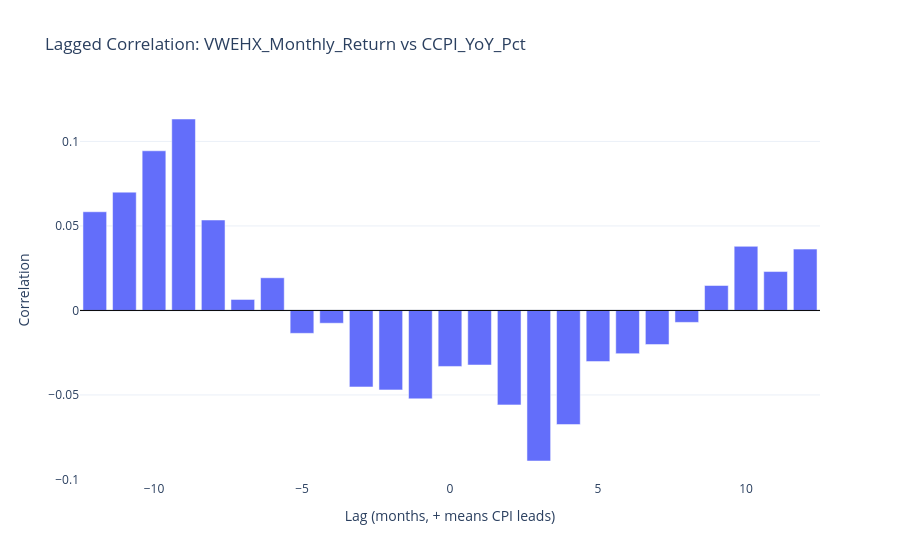
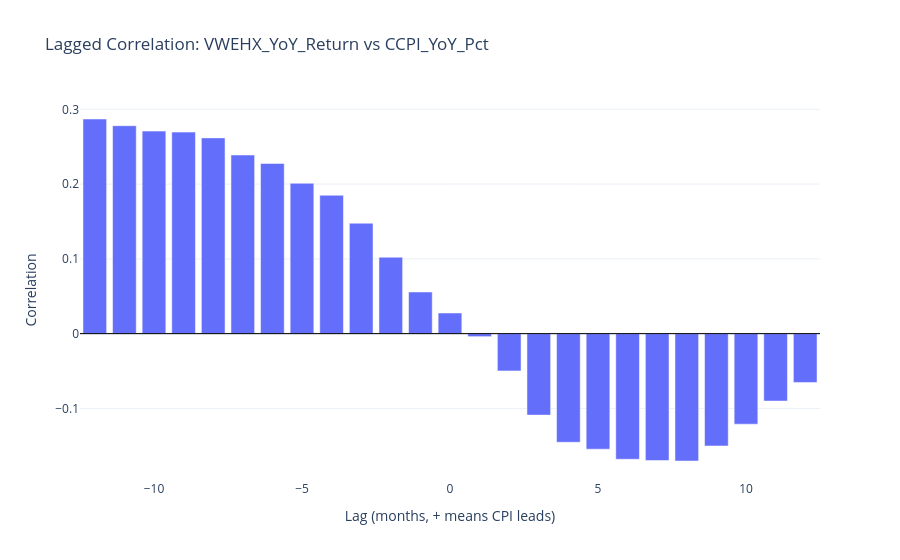
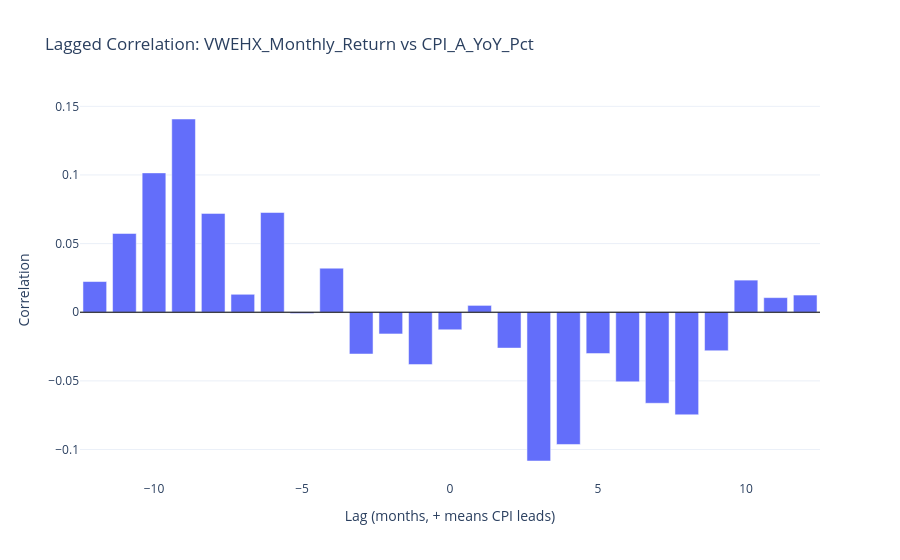
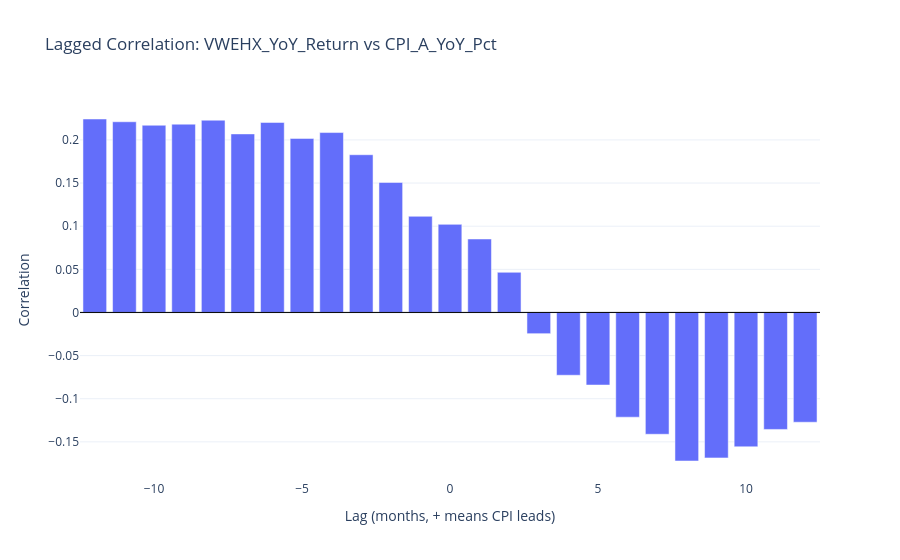

These figures' notebook cell, in order:
### Markdown cell above
## 8) Lead-lag analysis

Positive lag means CPI leads VWEHX by that many months.

### Code cell
def lagged_corr(x: pd.Series, y: pd.Series, lags=range(-12, 13)) -> pd.DataFrame:
    rows = []
    for lag in lags:
        rows.append({'lag': lag, 'corr': x.corr(y.shift(lag))})
    return pd.DataFrame(rows)

cpi_yoy_cols = [c for c in ['CCPI_YoY_Pct', 'CPI_A_YoY_Pct', 'CPI_B_YoY_Pct', 'CPI_C_YoY_Pct'] if c in df.columns]
cpi_mom_cols = [c for c in ['CCPI_MoM_Pct', 'CPI_A_MoM_Pct', 'CPI_B_MoM_Pct', 'CPI_C_MoM_Pct'] if c in df.columns]

pairs = []
for c_col in cpi_yoy_cols:
    if {'VWEHX_Monthly_Return', c_col}.issubset(df.columns):
        pairs.append(('VWEHX_Monthly_Return', c_col))
    if {'VWEHX_YoY_Return', c_col}.issubset(df.columns):
        pairs.append(('VWEHX_YoY_Return', c_col))
for c_col in cpi_mom_cols:
    if {'VWEHX_Monthly_Return', c_col}.issubset(df.columns):
        pairs.append(('VWEHX_Monthly_Return', c_col))

for h_col, c_col in pairs:
    lc = lagged_corr(df[h_col], df[c_col])
    valid = lc.dropna(subset=['corr']).copy()

    if valid.empty:
        print(f'{h_col} vs {c_col}: no valid lagged correlations (insufficient overlapping data).')
        continue

    best_idx = valid['corr'].abs().idxmax()
    best = valid.loc[best_idx]
    print(f'{h_col} vs {c_col}: strongest |corr| at lag={int(best["lag"])} -> corr={best["corr"]:.3f}')

    fig = px.bar(
        lc,
        x='lag',
        y='corr',
        title=f'Lagged Correlation: {h_col} vs {c_col}',
        labels={'lag': 'Lag (months, + means CPI leads)', 'corr': 'Correlation'},
    )
    fig.add_hline(y=0, line_color='black', line_width=1)
    fig.update_layout(template='plotly_white', dragmode='pan')
    fig.show(config={"scrollZoom": True, "doubleClick": "reset+autosize"})

### Figure 1 — Plotly figure (JSON) as saved in the notebook; plotly's stock layout.template omitted (floating-point values rounded to 4 significant figures)
{"data": [{"hovertemplate": "Lag (months, + means CPI leads)=%{x}<br>Correlation=%{y}<extra></extra>", "legendgroup": "", "marker": {"color": "#636efa", "pattern": {"shape": ""}}, "name": "", "orientation": "v", "showlegend": false, "textposition": "auto", "type": "bar", "x": [-12, -11, -10, -9, -8, -7, -6, -5, -4, -3, -2, -1, 0, 1, 2, 3, 4, 5, 6, 7, 8, 9, 10, 11, 12], "xaxis": "x", "y": [0.05839, 0.06999, 0.09446, 0.1133, 0.05351, 0.006501, 0.01933, -0.01354, -0.007565, -0.04526, -0.04701, -0.0523, -0.03313, -0.03227, -0.05587, -0.08907, -0.06752, -0.03025, -0.02555, -0.02017, -0.007059, 0.01476, 0.03793, 0.02301, 0.03629], "yaxis": "y"}], "layout": {"barmode": "relative", "dragmode": "pan", "legend": {"tracegroupgap": 0}, "shapes": [{"line": {"color": "black", "width": 1}, "type": "line", "x0": 0, "x1": 1, "xref": "x domain", "y0": 0, "y1": 0, "yref": "y"}], "title": {"text": "Lagged Correlation: VWEHX_Monthly_Return vs CCPI_YoY_Pct"}, "xaxis": {"anchor": "y", "domain": [0, 1], "title": {"text": "Lag (months, + means CPI leads)"}}, "yaxis": {"anchor": "x", "domain": [0, 1], "title": {"text": "Correlation"}}}}

### Figure 2 — Plotly figure (JSON) as saved in the notebook; plotly's stock layout.template omitted (floating-point values rounded to 4 significant figures)
{"data": [{"hovertemplate": "Lag (months, + means CPI leads)=%{x}<br>Correlation=%{y}<extra></extra>", "legendgroup": "", "marker": {"color": "#636efa", "pattern": {"shape": ""}}, "name": "", "orientation": "v", "showlegend": false, "textposition": "auto", "type": "bar", "x": [-12, -11, -10, -9, -8, -7, -6, -5, -4, -3, -2, -1, 0, 1, 2, 3, 4, 5, 6, 7, 8, 9, 10, 11, 12], "xaxis": "x", "y": [0.2871, 0.2781, 0.2709, 0.2696, 0.2618, 0.2389, 0.2277, 0.2011, 0.185, 0.1477, 0.1022, 0.05571, 0.02761, -0.00407, -0.04987, -0.109, -0.1453, -0.1546, -0.1681, -0.1697, -0.1704, -0.1503, -0.1211, -0.09019, -0.06528], "yaxis": "y"}], "layout": {"barmode": "relative", "dragmode": "pan", "legend": {"tracegroupgap": 0}, "shapes": [{"line": {"color": "black", "width": 1}, "type": "line", "x0": 0, "x1": 1, "xref": "x domain", "y0": 0, "y1": 0, "yref": "y"}], "title": {"text": "Lagged Correlation: VWEHX_YoY_Return vs CCPI_YoY_Pct"}, "xaxis": {"anchor": "y", "domain": [0, 1], "title": {"text": "Lag (months, + means CPI leads)"}}, "yaxis": {"anchor": "x", "domain": [0, 1], "title": {"text": "Correlation"}}}}

### Figure 3 — Plotly figure (JSON) as saved in the notebook; plotly's stock layout.template omitted (floating-point values rounded to 4 significant figures)
{"data": [{"hovertemplate": "Lag (months, + means CPI leads)=%{x}<br>Correlation=%{y}<extra></extra>", "legendgroup": "", "marker": {"color": "#636efa", "pattern": {"shape": ""}}, "name": "", "orientation": "v", "showlegend": false, "textposition": "auto", "type": "bar", "x": [-12, -11, -10, -9, -8, -7, -6, -5, -4, -3, -2, -1, 0, 1, 2, 3, 4, 5, 6, 7, 8, 9, 10, 11, 12], "xaxis": "x", "y": [0.02235, 0.05738, 0.1015, 0.1408, 0.072, 0.01307, 0.07266, -0.0009641, 0.0321, -0.03045, -0.01583, -0.03816, -0.01278, 0.004979, -0.02613, -0.1084, -0.09634, -0.0301, -0.0507, -0.06632, -0.07473, -0.02809, 0.02339, 0.01064, 0.01251], "yaxis": "y"}], "layout": {"barmode": "relative", "dragmode": "pan", "legend": {"tracegroupgap": 0}, "shapes": [{"line": {"color": "black", "width": 1}, "type": "line", "x0": 0, "x1": 1, "xref": "x domain", "y0": 0, "y1": 0, "yref": "y"}], "title": {"text": "Lagged Correlation: VWEHX_Monthly_Return vs CPI_A_YoY_Pct"}, "xaxis": {"anchor": "y", "domain": [0, 1], "title": {"text": "Lag (months, + means CPI leads)"}}, "yaxis": {"anchor": "x", "domain": [0, 1], "title": {"text": "Correlation"}}}}

### Figure 4 — Plotly figure (JSON) as saved in the notebook; plotly's stock layout.template omitted (floating-point values rounded to 4 significant figures)
{"data": [{"hovertemplate": "Lag (months, + means CPI leads)=%{x}<br>Correlation=%{y}<extra></extra>", "legendgroup": "", "marker": {"color": "#636efa", "pattern": {"shape": ""}}, "name": "", "orientation": "v", "showlegend": false, "textposition": "auto", "type": "bar", "x": [-12, -11, -10, -9, -8, -7, -6, -5, -4, -3, -2, -1, 0, 1, 2, 3, 4, 5, 6, 7, 8, 9, 10, 11, 12], "xaxis": "x", "y": [0.2243, 0.221, 0.217, 0.2183, 0.2229, 0.207, 0.2203, 0.2018, 0.2085, 0.1828, 0.1507, 0.1115, 0.1021, 0.08518, 0.04654, -0.0246, -0.07278, -0.08414, -0.1214, -0.1412, -0.1722, -0.1686, -0.1557, -0.1356, -0.1273], "yaxis": "y"}], "layout": {"barmode": "relative", "dragmode": "pan", "legend": {"tracegroupgap": 0}, "shapes": [{"line": {"color": "black", "width": 1}, "type": "line", "x0": 0, "x1": 1, "xref": "x domain", "y0": 0, "y1": 0, "yref": "y"}], "title": {"text": "Lagged Correlation: VWEHX_YoY_Return vs CPI_A_YoY_Pct"}, "xaxis": {"anchor": "y", "domain": [0, 1], "title": {"text": "Lag (months, + means CPI leads)"}}, "yaxis": {"anchor": "x", "domain": [0, 1], "title": {"text": "Correlation"}}}}
